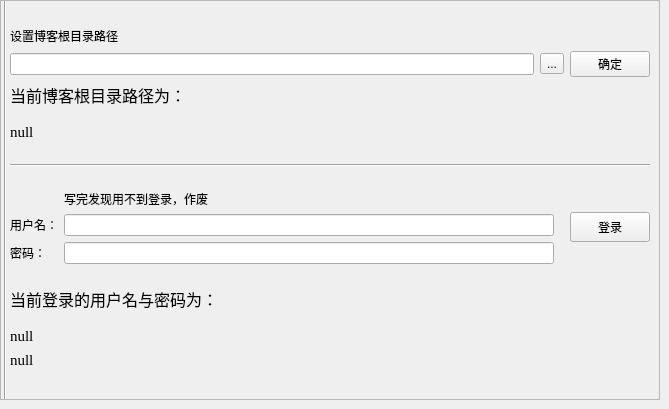
     <widget class="QWidget" name="page_setting">
      <property name="minimumSize">
       <size>
        <width>656</width>
        <height>400</height>
       </size>
      </property>
      <widget class="Line" name="line_5">
       <property name="geometry">
        <rect>
         <x>0</x>
         <y>0</y>
         <width>10</width>
         <height>400</height>
        </rect>
       </property>
       <property name="orientation">
        <enum>Qt::Vertical</enum>
       </property>
      </widget>
      <widget class="QFrame" name="frame">
       <property name="geometry">
        <rect>
         <x>0</x>
         <y>0</y>
         <width>660</width>
         <height>400</height>
        </rect>
       </property>
       <property name="sizePolicy">
        <sizepolicy hsizetype="Fixed" vsizetype="Fixed">
         <horstretch>0</horstretch>
         <verstretch>0</verstretch>
        </sizepolicy>
       </property>
       <property name="frameShape">
        <enum>QFrame::StyledPanel</enum>
       </property>
       <property name="frameShadow">
        <enum>QFrame::Raised</enum>
       </property>
       <layout class="QHBoxLayout" name="horizontalLayout_6">
        <item>
         <layout class="QVBoxLayout" name="verticalLayout_3">
          <item>
           <layout class="QVBoxLayout" name="verticalLayout_2">
            <item>
             <widget class="QLabel" name="label_5">
              <property name="sizePolicy">
               <sizepolicy hsizetype="Fixed" vsizetype="Fixed">
                <horstretch>0</horstretch>
                <verstretch>0</verstretch>
               </sizepolicy>
              </property>
              <property name="text">
               <string>设置博客根目录路径</string>
              </property>
             </widget>
            </item>
            <item>
             <layout class="QHBoxLayout" name="horizontalLayout_2">
              <item>
               <widget class="QLineEdit" name="lineEdit_blog_root">
                <property name="sizePolicy">
                 <sizepolicy hsizetype="Expanding" vsizetype="Fixed">
                  <horstretch>0</horstretch>
                  <verstretch>0</verstretch>
                 </sizepolicy>
                </property>
               </widget>
              </item>
              <item>
               <widget class="QToolButton" name="toolButton_blog_root">
                <property name="text">
                 <string>...</string>
                </property>
               </widget>
              </item>
              <item>
               <widget class="QPushButton" name="pushButton_blog_root">
                <property name="text">
                 <string>确定</string>
                </property>
               </widget>
              </item>
             </layout>
            </item>
            <item>
             <layout class="QVBoxLayout" name="verticalLayout_4">
              <item>
               <widget class="QLabel" name="label_8">
                <property name="sizePolicy">
                 <sizepolicy hsizetype="Fixed" vsizetype="Fixed">
                  <horstretch>0</horstretch>
                  <verstretch>0</verstretch>
                 </sizepolicy>
                </property>
                <property name="font">
                 <font>
                  <family>宋体</family>
                  <pointsize>12</pointsize>
                 </font>
                </property>
                <property name="text">
                 <string>当前博客根目录路径为：</string>
                </property>
               </widget>
              </item>
              <item>
               <spacer name="verticalSpacer_2">
                <property name="orientation">
                 <enum>Qt::Vertical</enum>
                </property>
                <property name="sizeType">
                 <enum>QSizePolicy::Fixed</enum>
                </property>
                <property name="sizeHint" stdset="0">
                 <size>
                  <width>10</width>
                  <height>10</height>
                 </size>
                </property>
               </spacer>
              </item>
              <item>
               <widget class="QLabel" name="label_blog_root">
                <property name="sizePolicy">
                 <sizepolicy hsizetype="Fixed" vsizetype="Fixed">
                  <horstretch>0</horstretch>
                  <verstretch>0</verstretch>
                 </sizepolicy>
                </property>
                <property name="font">
                 <font>
                  <family>Times New Roman</family>
                  <pointsize>11</pointsize>
                 </font>
                </property>
                <property name="text">
                 <string>null</string>
                </property>
               </widget>
              </item>
             </layout>
            </item>
           </layout>
          </item>
          <item>
           <widget class="Line" name="line">
            <property name="orientation">
             <enum>Qt::Horizontal</enum>
            </property>
           </widget>
          </item>
          <item>
           <layout class="QHBoxLayout" name="horizontalLayout">
            <item>
             <layout class="QFormLayout" name="formLayout">
              <item row="2" column="0">
               <widget class="QLabel" name="label">
                <property name="text">
                 <string>用户名：</string>
                </property>
               </widget>
              </item>
              <item row="2" column="1">
               <widget class="QLineEdit" name="lineEdit_username"/>
              </item>
              <item row="3" column="0">
               <widget class="QLabel" name="label_2">
                <property name="text">
                 <string>密码：</string>
                </property>
               </widget>
              </item>
              <item row="3" column="1">
               <widget class="QLineEdit" name="lineEdit_password"/>
              </item>
              <item row="1" column="1">
               <widget class="QLabel" name="label_12">
                <property name="text">
                 <string>写完发现用不到登录，作废</string>
                </property>
               </widget>
              </item>
             </layout>
            </item>
            <item>
             <spacer name="horizontalSpacer">
              <property name="orientation">
               <enum>Qt::Horizontal</enum>
              </property>
              <property name="sizeType">
               <enum>QSizePolicy::Fixed</enum>
              </property>
              <property name="sizeHint" stdset="0">
               <size>
                <width>10</width>
                <height>20</height>
               </size>
              </property>
             </spacer>
            </item>
            <item>
             <widget class="QPushButton" name="pushButton_login">
              <property name="sizePolicy">
               <sizepolicy hsizetype="Maximum" vsizetype="Maximum">
                <horstretch>0</horstretch>
                <verstretch>0</verstretch>
               </sizepolicy>
              </property>
              <property name="minimumSize">
               <size>
                <width>75</width>
                <height>30</height>
               </size>
              </property>
              <property name="text">
               <string>登录</string>
              </property>
              <property name="flat">
               <bool>false</bool>
              </property>
             </widget>
            </item>
           </layout>
          </item>
          <item>
           <layout class="QVBoxLayout" name="verticalLayout">
            <item>
             <widget class="QLabel" name="label_3">
              <property name="sizePolicy">
               <sizepolicy hsizetype="Fixed" vsizetype="Fixed">
                <horstretch>0</horstretch>
                <verstretch>0</verstretch>
               </sizepolicy>
              </property>
              <property name="font">
               <font>
                <family>宋体</family>
                <pointsize>12</pointsize>
               </font>
              </property>
              <property name="text">
               <string>当前登录的用户名与密码为：</string>
              </property>
             </widget>
            </item>
            <item>
             <spacer name="verticalSpacer">
              <property name="orientation">
               <enum>Qt::Vertical</enum>
              </property>
              <property name="sizeType">
               <enum>QSizePolicy::Fixed</enum>
              </property>
              <property name="sizeHint" stdset="0">
               <size>
                <width>10</width>
                <height>10</height>
               </size>
              </property>
             </spacer>
            </item>
            <item>
             <widget class="QLabel" name="label_username">
              <property name="sizePolicy">
               <sizepolicy hsizetype="Fixed" vsizetype="Fixed">
                <horstretch>0</horstretch>
                <verstretch>0</verstretch>
               </sizepolicy>
              </property>
              <property name="font">
               <font>
                <family>Times New Roman</family>
                <pointsize>11</pointsize>
               </font>
              </property>
              <property name="text">
               <string>null</string>
              </property>
             </widget>
            </item>
            <item>
             <widget class="QLabel" name="label_password">
              <property name="sizePolicy">
               <sizepolicy hsizetype="Fixed" vsizetype="Fixed">
                <horstretch>0</horstretch>
                <verstretch>0</verstretch>
               </sizepolicy>
              </property>
              <property name="font">
               <font>
                <family>Times New Roman</family>
                <pointsize>11</pointsize>
               </font>
              </property>
              <property name="text">
               <string>null</string>
              </property>
             </widget>
            </item>
           </layout>
          </item>
         </layout>
        </item>
       </layout>
      </widget>
     </widget>
